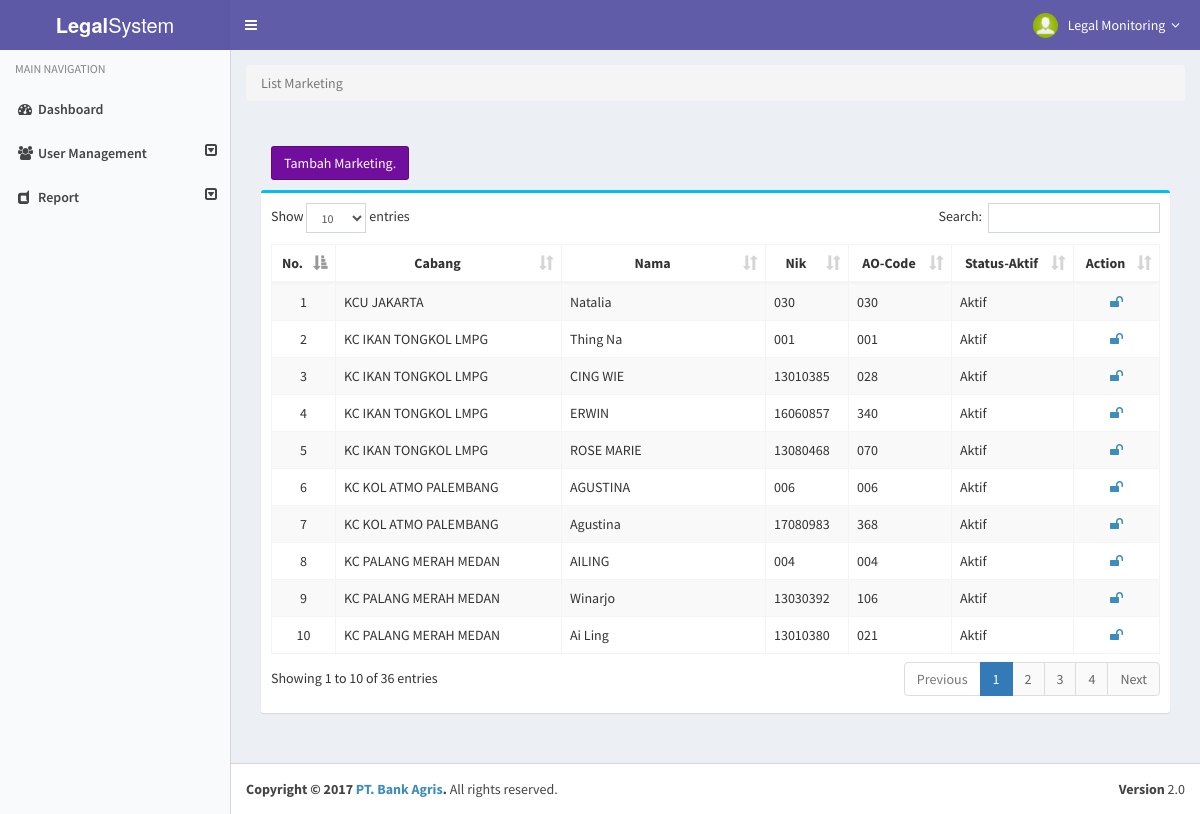
The page /home-pusat.php?page=marketing-cabang (signed in) on the database its author committed.
### tables this page shows
CREATE TABLE `master_marketing` (
  `id_marketing` int(11) NOT NULL,
  `nik_marketing` varchar(11) NOT NULL,
  `nama_marketing` varchar(150) NOT NULL,
  `code_ho` varchar(5) NOT NULL,
  `id_cabang` int(11) NOT NULL,
  `aktif` varchar(11) NOT NULL,
  `nik_user` int(11) NOT NULL,
  `create_at` timestamp NOT NULL DEFAULT '0000-00-00 00:00:00',
  `update_at` timestamp NOT NULL DEFAULT '0000-00-00 00:00:00'
);

CREATE TABLE `cabang` (
  `id_cabang` int(11) NOT NULL,
  `company_cod` varchar(25) NOT NULL,
  `company_name` varchar(50) NOT NULL,
  `address` varchar(255) NOT NULL,
  `kode_cabang` varchar(3) NOT NULL,
  `created_at` timestamp NOT NULL DEFAULT CURRENT_TIMESTAMP ON UPDATE CURRENT_TIMESTAMP,
  `update_at` timestamp NOT NULL DEFAULT '0000-00-00 00:00:00'
);

### pages/pusat/marketing/list-marketing.php (the view, shortened to what this page needs)
<?php
include_once "assets/koneksi.php";
if(isset($_SESSION['nik'])){
    $sql = mysqli_query($Open, "select
                                        a.id_marketing
                                        ,b.company_name
                                        ,a.nama_marketing
                                        ,a.nik_marketing
                                        ,a.code_ho
                                        ,a.aktif
                                      from master_marketing a
                                      left join cabang b on a.id_cabang = b.id_cabang");
    ?>
    <ul class="breadcrumb">
        <li class="active">List Marketing</li>
    </ul>
    <section class="content">
        <div class="row">
            <div class="col-md-12">
                <div class="box-body">
                    <button class="btn btn-yahoo btn-large" data-toggle="modal" data-target="#modalMarketing">
                        Tambah Marketing.
                    </button>
                </div>
            </div>
            <div class="col-md-12">
                <div class="box box-info">
                    <div class="box-body">
                        <table id="tableDashboard1" class="table table-bordered table-striped">
                            <thead>
                            <tr>
                                <th style="text-align: center">No.</th>
                                <th style="text-align: center">Cabang</th>
                                <th style="text-align: center">Nama</th>
                                <th style="text-align: center">Nik</th>
                                <th style="text-align: center">AO-Code</th>
                                <th style="text-align: center">Status-Aktif</th>
                                <th style="text-align: center">Action</th>
                            </tr>
                            </thead>
                            <tbody>
                            <?php
                            $no = 0;
                            while($row = mysqli_fetch_array($sql)){
                                if($row[5] == 'Y'){
                                    $statusAktif = 'Aktif';
                                }else {
                                    $statusAktif = 'Tidak Aktif';
                                }
                                ?>
                                <tr>
                                    <td style="text-align: center"><?=$no+1?></td>
                                    <td><?=$row[1]?></td>
                                    <td><?=$row[2]?></td>
                                    <td><?=$row[3]?></td>
                                    <td><?=$row[4]?></td>
                                    <td><?=$statusAktif?></td>
                                    <td align="center">
                                        <a href="pages/pusat/marketing/update-marketing.php?&idMarketing=<?=$row[0];?>" data-toggle="modal" data-target="#modalUpdateMarketing" title="Update">
                                            <i class="fa  fa-unlock"></i>
                                        </a>
                                    </td>
                                </tr>
                                <?php
                                $no++;
                            }
                            ?>
                            </tbody>
                        </table>
                    </div>
                </div>
            </div>
        </div>
    </section>
    <?php
}else {
    echo "Data Error";
}

### rows shown on the page
master_marketing: id_cabang.company_name "KCU JAKARTA", nama_marketing "Natalia", nik_marketing "030", code_ho "030", aktif "Aktif"
master_marketing: id_cabang.company_name "KC IKAN TONGKOL LMPG", nama_marketing "Thing Na", nik_marketing "001", code_ho "001", aktif "Aktif"
master_marketing: id_cabang.company_name "KC IKAN TONGKOL LMPG", nama_marketing "CING WIE", nik_marketing "13010385", code_ho "028", aktif "Aktif"
master_marketing: id_cabang.company_name "KC IKAN TONGKOL LMPG", nama_marketing "ERWIN", nik_marketing "16060857", code_ho "340", aktif "Aktif"
master_marketing: id_cabang.company_name "KC IKAN TONGKOL LMPG", nama_marketing "ROSE MARIE", nik_marketing "13080468", code_ho "070", aktif "Aktif"
master_marketing: id_cabang.company_name "KC KOL ATMO PALEMBANG", nama_marketing "AGUSTINA", nik_marketing "006", code_ho "006", aktif "Aktif"
master_marketing: id_cabang.company_name "KC KOL ATMO PALEMBANG", nama_marketing "Agustina", nik_marketing "17080983", code_ho "368", aktif "Aktif"
master_marketing: id_cabang.company_name "KC PALANG MERAH MEDAN", nama_marketing "AILING", nik_marketing "004", code_ho "004", aktif "Aktif"
master_marketing: id_cabang.company_name "KC PALANG MERAH MEDAN", nama_marketing "Winarjo", nik_marketing "13030392", code_ho "106", aktif "Aktif"
master_marketing: id_cabang.company_name "KC PALANG MERAH MEDAN", nama_marketing "Ai Ling", nik_marketing "13010380", code_ho "021", aktif "Aktif"
